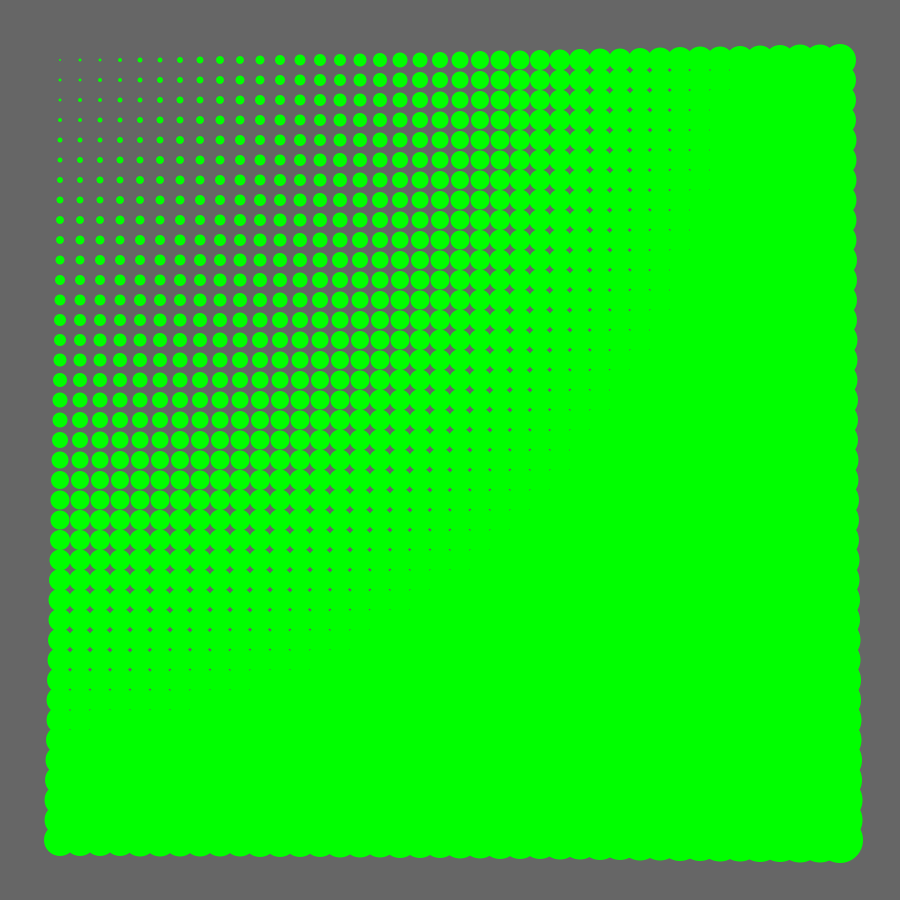
Frame 1 (no input)
Frame 60 (the mouse pressed at the canvas centre just before this capture): identical to frame 1, image omitted
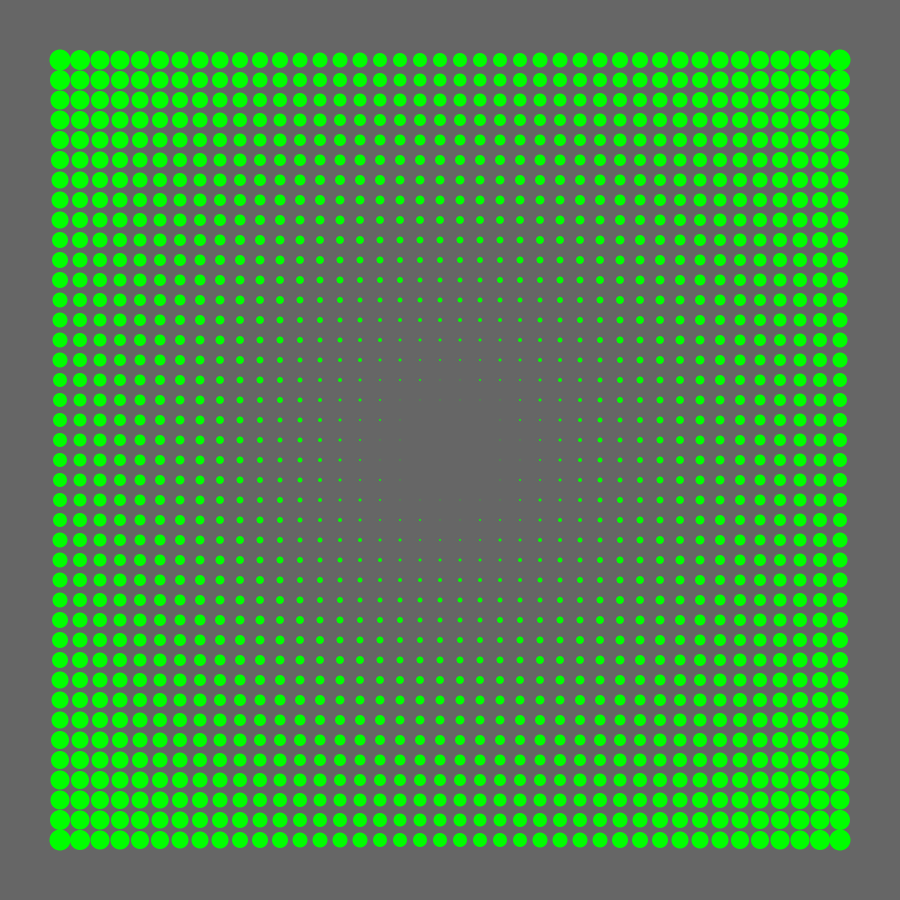
Frame 120 (the mouse held since frame 60 and released just before this capture)

The Processing sketch that drew these frames (run headless with seeded random() and noise(); from frame 60 on, the mouse is pressed at the canvas centre):

// Processing sketch: Dots
// ── Dots.pde
int radius, diameter;

void setup()
{
  size(900, 900);
  background(102);
  noStroke();
  smooth();
  fill(0, 255, 0);
  radius = (width - 100) / 80;
  diameter = 2 * radius;
}

void draw()
{
  background(102);
  for (int x = 0; x < (width - 100); x += diameter )
  {
    for (int y = 0; y < (height - 100); y += diameter)
    {
      int circleSize = (int) (dist(mouseX - 50, mouseY - 50, x + radius, y + radius) - 25) / 25;
      ellipse(x + radius + 50, y + radius + 50, circleSize, circleSize);
    }
  }
}
